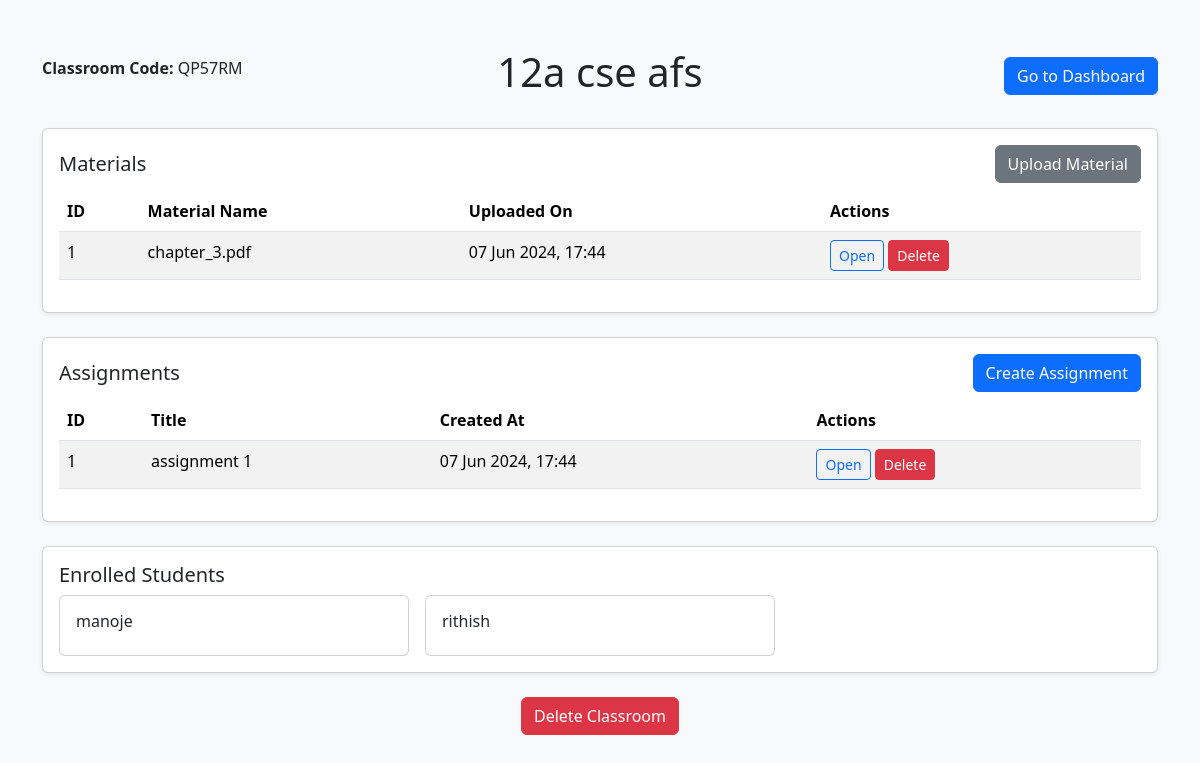
The page /school/classroom/1/ (signed in) on the database its author committed.
### school_app/models.py (models this page shows, shortened)
class Classroom(models.Model):
    name = models.CharField(max_length=100)
    teacher = models.ForeignKey(User, on_delete=models.CASCADE, related_name='classrooms')
    students = models.ManyToManyField(User, related_name='enrolled_classrooms', blank=True)
    unique_code = models.CharField(max_length=6, unique=True, default='')
    class Meta:
        unique_together = ('teacher', 'name')

class Material(models.Model):
    classroom = models.ForeignKey(Classroom, on_delete=models.CASCADE, related_name='materials')
    file = models.FileField(upload_to='materials/')
    created_at = models.DateTimeField(auto_now_add=True)

class Assignment(models.Model):
    classroom = models.ForeignKey(Classroom, on_delete=models.CASCADE, related_name='assignments')
    title = models.CharField(max_length=100)
    description = models.TextField()
    created_at = models.DateTimeField(auto_now_add=True)

class User(AbstractUser):
    is_student = models.BooleanField(default=False)
    is_teacher = models.BooleanField(default=False)

### school_app/views.py (the view, shortened to what this page needs)
# urls.py: path('classroom/<int:pk>/', views.classroom_detail, name='classroom_detail'),  # Correctly defined URL
@login_required
def classroom_detail(request, pk):
    classroom = get_object_or_404(Classroom, pk=pk)
    if request.user.is_teacher:
        students = classroom.students.all()
        assignments = classroom.assignments.all()
        materials = classroom.materials.all()
        return render(request, 'school_app/classroom_detail.html', {
            'classroom': classroom,
            'students': students,
            'assignments': assignments,
            'materials': materials,
        })
    else:
        messages.error(request, "You do not have permission to view this classroom.")
        return redirect('student_dashboard' if not request.user.is_teacher else 'teacher_dashboard')

### school_app/templates/school_app/classroom_detail.html (shortened to what this page needs)
<!DOCTYPE html>
<html lang="en">
<head>
    <link href="https://cdn.jsdelivr.net/npm/bootstrap@5.3.3/dist/css/bootstrap.min.css" rel="stylesheet">
</head>
<body class="bg-light">
    <div class="container mt-5">
        <div class="row mb-4 align-items-center">
            <div class="col-4 text-start">
                <p><strong>Classroom Code:</strong> {{ classroom.unique_code }}</p>
            </div>
            <div class="col-4 text-center">
                <h1>{{ classroom.name }}</h1>
            </div>
            <div class="col-4 text-end">
                {% if request.user.is_teacher %}
                    <a href="{% url 'teacher_dashboard' %}" class="btn btn-primary">Go to Dashboard</a>
                {% elif request.user.is_student %}
                    <a href="{% url 'student_dashboard' %}" class="btn btn-primary">Go to Dashboard</a>
                {% endif %}
            </div>
        </div>
        <div class="row mb-4">
            <div class="col-12">
                <div class="card shadow-sm">
                    <div class="card-body">
                        <h5 class="card-title d-flex justify-content-between align-items-center">
                            Materials
                            {% if request.user.is_teacher %}
                                <a href="{% url 'upload_material' classroom.pk %}" class="btn btn-secondary">Upload Material</a>
                            {% endif %}
                        </h5>
                        <table class="table table-striped">
                            <thead>
                                <tr>
                                    <th>ID</th>
                                    <th>Material Name</th>
                                    <th>Uploaded On</th>
                                    <th>Actions</th>
                                </tr>
                            </thead>
                            <tbody>
                                {% for material in classroom.materials.all %}
                                    <tr>
                                        <td>{{ forloop.counter }}</td>
                                        <td>{{ material.file.name|cut:"materials/" }}</td>
                                        <td>{{ material.created_at|date:"d M Y, H:i" }}</td>
                                        <td>
                                            <a href="{{ material.file.url }}" class="btn btn-outline-primary btn-sm">Open</a>
                                            {% if request.user.is_teacher %}
                                                <form action="{% url 'delete_material' material.pk %}" method="post" class="d-inline">
                                                    <button type="submit" class="btn btn-danger btn-sm">Delete</button>
                                                </form>
                                            {% endif %}
                                        </td>
                                    </tr>
                                {% empty %}
                                    <tr>
                                        <td colspan="4">No materials uploaded yet.</td>
                                    </tr>
                                {% endfor %}
                            </tbody>
                        </table>
                    </div>
                </div>
            </div>
        </div>
        <div class="row mb-4">
            <div class="col-12">
                <div class="card shadow-sm">
                    <div class="card-body">
                        <h5 class="card-title d-flex justify-content-between align-items-center">
                            Assignments
                            {% if request.user.is_teacher %}
                                <a href="{% url 'create_assignment' classroom.pk %}" class="btn btn-primary">Create Assignment</a>
                            {% endif %}
                        </h5>
                        <table class="table table-striped">
                            <thead>
                                <tr>
                                    <th>ID</th>
                                    <th>Title</th>
                                    <th>Created At</th>
                                    <th>Actions</th>
                                </tr>
                            </thead>
                            <tbody>
                                {% for assignment in classroom.assignments.all %}
                                    <tr>
                                        <td>{{ forloop.counter }}</td>
                                        <td>{{ assignment.title }}</a></td>
                                        <td>{{ assignment.created_at|date:"d M Y, H:i" }}</td>
                                        <td>
                                            <a href="{% url 'assignment_detail' assignment.pk %}" class="btn btn-outline-primary btn-sm">Open</a>
                                            {% if request.user.is_teacher %}
                                                <form action="{% url 'delete_assignment' assignment.pk %}" method="post" class="d-inline">
                                                    <button type="submit" class="btn btn-danger btn-sm">Delete</button>
                                                </form>
                                            {% endif %}
                                        </td>
                                    </tr>
                                {% empty %}
                                    <tr>
                                        <td colspan="4">No assignments created yet.</td>
                                    </tr>
                                {% endfor %}
                            </tbody>
                        </table>
                    </div>
                </div>
            </div>
        </div>
        {% if request.user.is_teacher %}
            <div class="row mb-4">
                <div class="col-12">
                    <div class="card shadow-sm">
                        <div class="card-body">
                            <h5 class="card-title">Enrolled Students</h5>
                            <div class="row row-cols-1 row-cols-sm-2 row-cols-md-3 g-3">
                                {% for student in classroom.students.all %}
                                    <div class="col">
                                        <div class="card">
                                            <div class="card-body">
                                                <h6 class="card-title">{{ student.username }}</h6>
                                            </div>
                                        </div>
                                    </div>
                                {% empty %}
                                    <div class="col">
                                        <div class="alert alert-info" role="alert">
                                            No students enrolled yet.
                                        </div>
                                    </div>
                                {% endfor %}
                            </div>
                        </div>
                    </div>
                </div>
            </div>
        {% endif %}
        <form action="{% url 'delete_classroom' classroom.pk %}" method="post" class="col-12 text-center">
            <button type="submit" class="btn btn-danger">Delete Classroom</button>
        </form>
    </div>
</body>
</html>

### school_app/templates/school_app/classroom_detail.html (style rules this page uses)
body { background: url('https://images.unsplash.com/photo-1513077202514-c511b41bd4c7?q=80&w=2069&auto=format&fit=crop&ixlib=rb-4.0.3&ixid=M3wxMjA3fDB8MHxwaG90by1wYWdlfHx8fGVufDB8fHx8fA%3D%3D') no-repeat center center fixed; background-size: cover; position: relative; min-height: 100vh; }

### rows shown on the page
Classroom: unique_code "QP57RM", name "12a cse afs"
Material: file.name "chapter_3.pdf", created_at "07 Jun 2024, 17:44"
Assignment: title "assignment 1", created_at "07 Jun 2024, 17:44"
User: username "manoje"
User: username "rithish"
